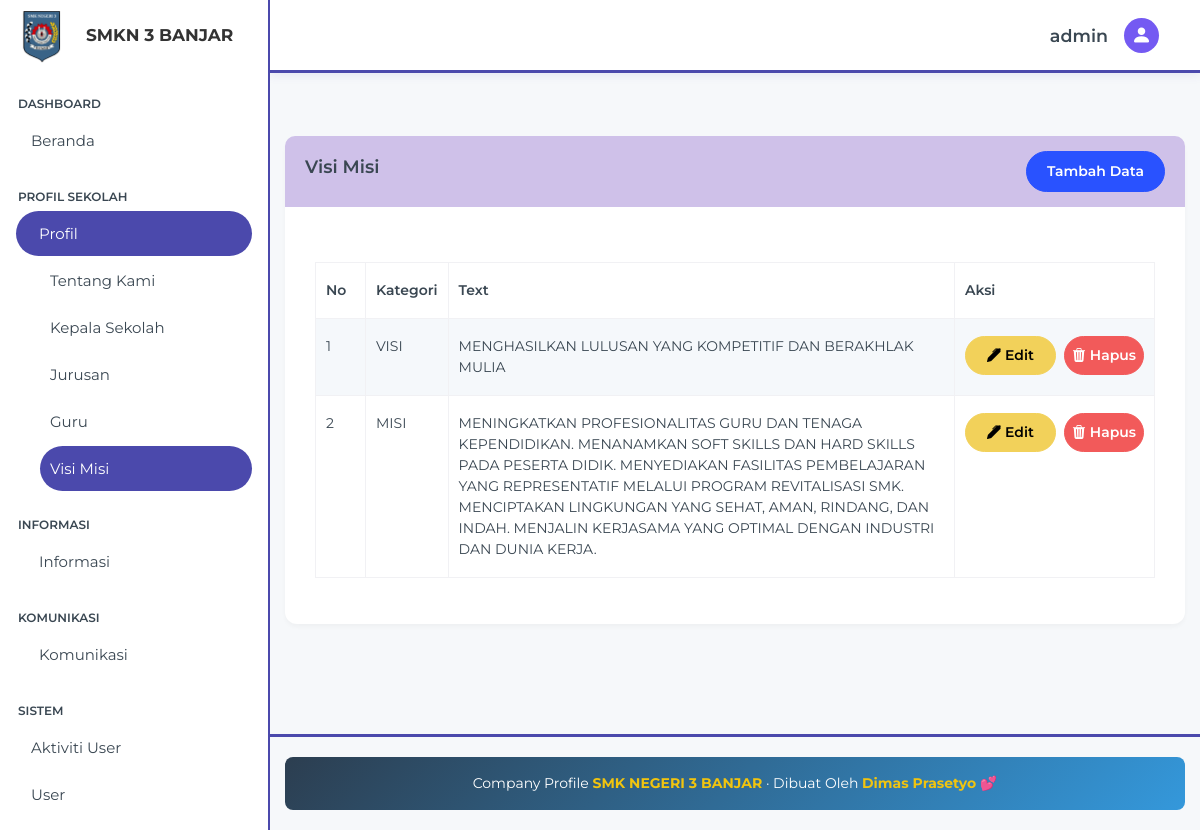
The app's page /beckend/pages/visimisi/index.php (signed in) with its own data.
### tables this page shows
CREATE TABLE `visi_misions` (
  `id` bigint UNSIGNED NOT NULL,
  `category` enum('visi','misi') NOT NULL,
  `text` text NOT NULL
);

### beckend/pages/visimisi/index.php (the view, shortened to what this page needs)
<?php
include '../../app.php';
include '../../partials/header.php';
include '../../partials/sidebar.php';
include '../../partials/navbar.php';
$visimisi = "SELECT * FROM visi_misions";
$result = mysqli_query($connect, $visimisi) or die(mysqli_error($connect));
?>
<div class="content-wrapper">
    <section class="content">
        <div class="container-fluid">
            <div class="row">
                <div class="col-12 mt-5">
                    <div class="card card-purple mt-5">
                        <div class="card-header card-header-with-button">
                            <h3 class="card-title">Visi Misi </h3>
                            <a href="./create.php" class="btn btn-primary">Tambah Data</a>
                        </div>
                        <div class="card-body table-container">
                            <table id="contactsTable" class="table table-bordered table-striped table-hover">
                                <thead>
                                    <tr>
                                        <th width="50">No</th>
                                        <th>Kategori</th>
                                        <th>Text</th>
                                        <th width="200">Aksi</th>
                                    </tr>
                                </thead>
                                <tbody>
                                    <?php
                                    $no = 1;
                                    while ($item = $result->fetch_object()):
                                    ?>
                                        <tr>
                                            <td><?= $no ?></td>
                                            <td class="text-uppercase"><?= $item->category ?></td>
                                            <td class="text-uppercase"><?= $item->text ?></td>
                                            <td>
                                                <div class="d-flex gap-2">
                                                    <a href="./edit.php?id=<?= $item->id ?>" class="btn btn-warning btn-xs flex-fill">
                                                        <i class="bi bi-pen-fill"></i> Edit</a>
                                                    <?php if ($_SESSION['role'] === 'admin'): ?>
                                                        <a href="../../action/visimisi/destroy.php?id=<?= $item->id ?>"
                                                            class="btn btn-danger btn-xs"
                                                            onclick="return confirm('Apakah Anda Yakin')">
                                                            <i class="bi bi-trash3-fill"></i> Hapus
                                                        </a>
                                                    <?php endif; ?>
                                                </div>
                                            </td>
                                        </tr>
                                    <?php
                                        $no++;
                                    endwhile;
                                    ?>
                                </tbody>
                            </table>
                        </div>
                    </div>
                </div>
            </div>
        </div>
    </section>
</div>
<?php
include '../../partials/footer.php';
include '../../partials/script.php';
?>

### beckend/partials/header.php (style rules this page uses)
html, body { height: 100%; }
body { display: flex; flex-direction: column; }

### beckend/pages/visimisi/index.php (style rules this page uses)
.card-purple .card-header { background: #cfc1e9ff; color: white; border-radius: 10px 10px 0 0; padding: 15px 20px; }
.content-wrapper { padding-top: 40px; }
.table-container { margin-top: 25px; }
.content-wrapper { min-height: calc(100vh - 150px) !important; padding-bottom: 40px; }
.card-header-with-button { display: flex; justify-content: space-between; align-items: center; padding: 15px 20px; }
.d-flex .btn { flex: 1; min-width: 80px; padding: 8px 0; font-size: 14px; }
.d-flex { gap: 8px; }

### records on screen
visi_misions: category "VISI", text "MENGHASILKAN LULUSAN YANG KOMPETITIF DAN BERAKHLAK MULIA"
visi_misions: category "MISI", text "MENINGKATKAN PROFESIONALITAS GURU DAN TENAGA KEPENDIDIKAN. MENANAMKAN SOFT SKILLS DAN HARD SKILLS PADA PESERTA DIDIK. MENYEDIAKAN FASILITAS PEMBELAJARAN YANG REPRESENTATIF MELALUI PROGRAM REVITALISASI SMK. MENCIPTAKAN LINGKUNGAN YANG SEHAT, AMAN, RINDANG, DAN INDAH. MENJALIN KERJASAMA YANG OPTIMAL DENGAN INDUSTRI DAN DUNIA KERJA."

### other values on screen
$_SESSION['role'] "admin"
